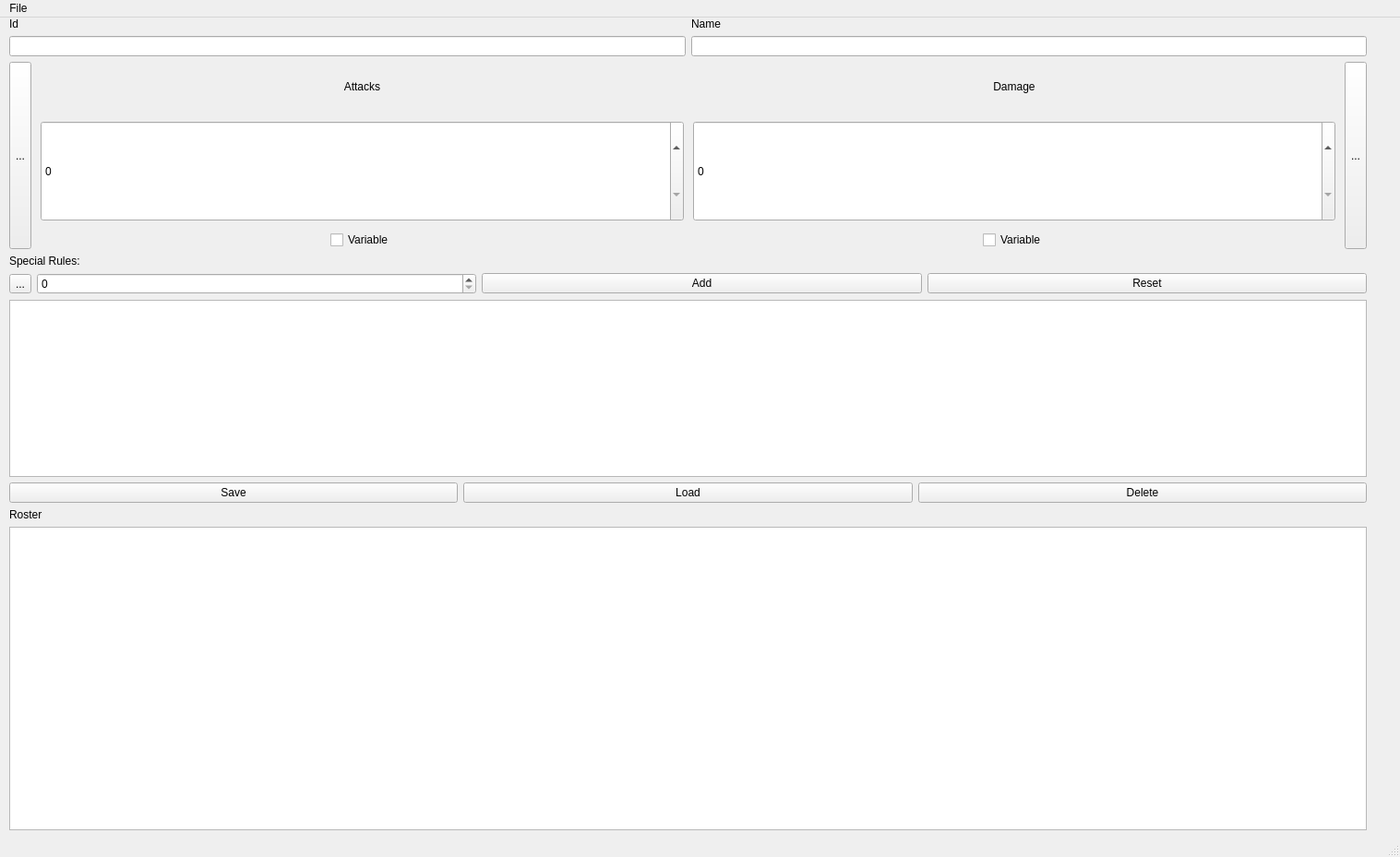
<?xml version="1.0" encoding="UTF-8"?>
<ui version="4.0">
 <class>MainWindowWeaponEncoder</class>
 <widget class="QMainWindow" name="MainWindowWeaponEncoder">
  <property name="geometry">
   <rect>
    <x>0</x>
    <y>0</y>
    <width>1517</width>
    <height>929</height>
   </rect>
  </property>
  <property name="windowTitle">
   <string>MainWindowWeaponEncoder</string>
  </property>
  <widget class="QWidget" name="centralwidget">
   <widget class="QWidget" name="verticalLayoutWidget">
    <property name="geometry">
     <rect>
      <x>10</x>
      <y>0</y>
      <width>1471</width>
      <height>881</height>
     </rect>
    </property>
    <layout class="QVBoxLayout" name="mainLayout" stretch="2,0,3">
     <item>
      <layout class="QVBoxLayout" name="weaponEntryVert">
       <item>
        <layout class="QHBoxLayout" name="LineEditLayout">
         <item>
          <layout class="QVBoxLayout" name="IdLayout">
           <item>
            <widget class="QLabel" name="IdLabel">
             <property name="text">
              <string>Id</string>
             </property>
            </widget>
           </item>
           <item>
            <widget class="QLineEdit" name="IdEdit"/>
           </item>
          </layout>
         </item>
         <item>
          <layout class="QVBoxLayout" name="nameLayout">
           <item>
            <widget class="QLabel" name="NameLabel">
             <property name="text">
              <string>Name</string>
             </property>
            </widget>
           </item>
           <item>
            <widget class="QLineEdit" name="NameEdit"/>
           </item>
          </layout>
         </item>
        </layout>
       </item>
       <item>
        <layout class="QHBoxLayout" name="valueLayout" stretch="0,1,1,0">
         <property name="spacing">
          <number>10</number>
         </property>
         <item>
          <widget class="dropdownButton" name="lockButton">
           <property name="sizePolicy">
            <sizepolicy hsizetype="Expanding" vsizetype="Expanding">
             <horstretch>0</horstretch>
             <verstretch>0</verstretch>
            </sizepolicy>
           </property>
           <property name="text">
            <string>...</string>
           </property>
          </widget>
         </item>
         <item>
          <layout class="QVBoxLayout" name="attackLayout" stretch="1,2,0">
           <item>
            <widget class="QLabel" name="atkLabel">
             <property name="text">
              <string>Attacks</string>
             </property>
             <property name="alignment">
              <set>Qt::AlignCenter</set>
             </property>
            </widget>
           </item>
           <item>
            <widget class="QSpinBox" name="AttackEdit">
             <property name="sizePolicy">
              <sizepolicy hsizetype="Minimum" vsizetype="Expanding">
               <horstretch>0</horstretch>
               <verstretch>0</verstretch>
              </sizepolicy>
             </property>
            </widget>
           </item>
           <item>
            <layout class="QHBoxLayout" name="VarAtkLayout">
             <item>
              <spacer name="VarStkSpcL">
               <property name="orientation">
                <enum>Qt::Horizontal</enum>
               </property>
               <property name="sizeHint" stdset="0">
                <size>
                 <width>40</width>
                 <height>20</height>
                </size>
               </property>
              </spacer>
             </item>
             <item>
              <widget class="QCheckBox" name="VarAtkCheck">
               <property name="text">
                <string>Variable</string>
               </property>
              </widget>
             </item>
             <item>
              <spacer name="VarAtkSpcR">
               <property name="orientation">
                <enum>Qt::Horizontal</enum>
               </property>
               <property name="sizeHint" stdset="0">
                <size>
                 <width>40</width>
                 <height>20</height>
                </size>
               </property>
              </spacer>
             </item>
            </layout>
           </item>
          </layout>
         </item>
         <item>
          <layout class="QVBoxLayout" name="DamageLayout" stretch="1,2,0">
           <item>
            <widget class="QLabel" name="dmgLabel">
             <property name="text">
              <string>Damage</string>
             </property>
             <property name="alignment">
              <set>Qt::AlignCenter</set>
             </property>
            </widget>
           </item>
           <item>
            <widget class="QSpinBox" name="DmgEdit">
             <property name="sizePolicy">
              <sizepolicy hsizetype="Minimum" vsizetype="Expanding">
               <horstretch>0</horstretch>
               <verstretch>0</verstretch>
              </sizepolicy>
             </property>
            </widget>
           </item>
           <item>
            <layout class="QHBoxLayout" name="VarDmgLayout">
             <item>
              <spacer name="VarDmgSpcL">
               <property name="orientation">
                <enum>Qt::Horizontal</enum>
               </property>
               <property name="sizeHint" stdset="0">
                <size>
                 <width>40</width>
                 <height>20</height>
                </size>
               </property>
              </spacer>
             </item>
             <item>
              <widget class="QCheckBox" name="VarDmgCheck">
               <property name="layoutDirection">
                <enum>Qt::LeftToRight</enum>
               </property>
               <property name="text">
                <string>Variable</string>
               </property>
              </widget>
             </item>
             <item>
              <spacer name="VarDmgSpcR">
               <property name="orientation">
                <enum>Qt::Horizontal</enum>
               </property>
               <property name="sizeHint" stdset="0">
                <size>
                 <width>40</width>
                 <height>20</height>
                </size>
               </property>
              </spacer>
             </item>
            </layout>
           </item>
          </layout>
         </item>
         <item>
          <widget class="dropdownButton" name="facingButton">
           <property name="sizePolicy">
            <sizepolicy hsizetype="Expanding" vsizetype="Expanding">
             <horstretch>0</horstretch>
             <verstretch>0</verstretch>
            </sizepolicy>
           </property>
           <property name="autoFillBackground">
            <bool>false</bool>
           </property>
           <property name="text">
            <string>...</string>
           </property>
          </widget>
         </item>
        </layout>
       </item>
      </layout>
     </item>
     <item>
      <layout class="QVBoxLayout" name="verticalLayout">
       <item>
        <widget class="QLabel" name="label">
         <property name="text">
          <string>Special Rules:</string>
         </property>
        </widget>
       </item>
       <item>
        <layout class="QHBoxLayout" name="horizontalLayout_2">
         <item>
          <widget class="dropdownButton" name="specialSelect">
           <property name="text">
            <string>...</string>
           </property>
          </widget>
         </item>
         <item>
          <widget class="QSpinBox" name="specialX"/>
         </item>
         <item>
          <widget class="QPushButton" name="specialAdd">
           <property name="text">
            <string>Add</string>
           </property>
          </widget>
         </item>
         <item>
          <widget class="QPushButton" name="specialRest">
           <property name="text">
            <string>Reset</string>
           </property>
          </widget>
         </item>
        </layout>
       </item>
       <item>
        <widget class="QTextEdit" name="SpecialEdit"/>
       </item>
      </layout>
     </item>
     <item>
      <layout class="QVBoxLayout" name="listLayout">
       <item>
        <layout class="QHBoxLayout" name="horizontalLayout">
         <item>
          <widget class="QPushButton" name="SaveWeaponButton">
           <property name="text">
            <string>Save</string>
           </property>
          </widget>
         </item>
         <item>
          <widget class="QPushButton" name="loadButton">
           <property name="text">
            <string>Load</string>
           </property>
          </widget>
         </item>
         <item>
          <widget class="QPushButton" name="DeleteButton">
           <property name="text">
            <string>Delete</string>
           </property>
          </widget>
         </item>
        </layout>
       </item>
       <item>
        <widget class="QLabel" name="rosterLabel">
         <property name="text">
          <string>Roster</string>
         </property>
        </widget>
       </item>
       <item>
        <widget class="QListView" name="listView">
         <property name="editTriggers">
          <set>QAbstractItemView::NoEditTriggers</set>
         </property>
         <property name="showDropIndicator" stdset="0">
          <bool>false</bool>
         </property>
        </widget>
       </item>
      </layout>
     </item>
    </layout>
   </widget>
  </widget>
  <widget class="QMenuBar" name="menubar">
   <property name="geometry">
    <rect>
     <x>0</x>
     <y>0</y>
     <width>1517</width>
     <height>21</height>
    </rect>
   </property>
   <widget class="QMenu" name="menuFile">
    <property name="title">
     <string>File</string>
    </property>
    <addaction name="actionOpen"/>
    <addaction name="actionSave"/>
   </widget>
   <addaction name="menuFile"/>
  </widget>
  <widget class="QStatusBar" name="statusbar"/>
  <action name="actionOpen">
   <property name="text">
    <string>Open</string>
   </property>
  </action>
  <action name="actionClose">
   <property name="text">
    <string>Close</string>
   </property>
  </action>
  <action name="actionSave">
   <property name="text">
    <string>Save</string>
   </property>
  </action>
 </widget>
 <customwidgets>
  <customwidget>
   <class>dropdownButton</class>
   <extends>QToolButton</extends>
   <header location="global">dropdownbutton.h</header>
  </customwidget>
 </customwidgets>
 <resources/>
 <connections/>
</ui>
